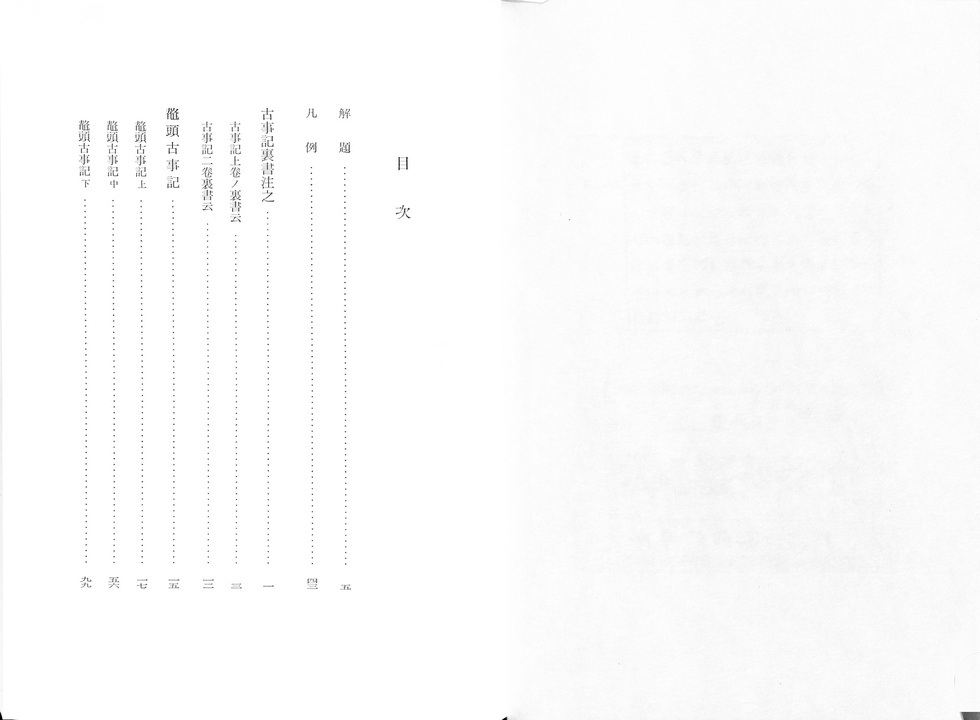
#> input picture images/jpeg/bsp1_1.jpg, 980 x 720 px, shrunk from 2000 x 1470 before the run
$ python preprocess_ocr.py ../images/jpeg/bsp1_1.jpg out.png   (older library calls are emulated)
#> lines starting #> are read from the running program, lines starting #| are printed output that depends on the picture; after the words box and inside, x2 and y2 are one past the last pixel; in counts of white or black regions, pixels touching at a corner belong together
import cv2
import matplotlib.pyplot as plt
import numpy as np
import argparse


# Gaussian Filer (x & y sind Kernel-Size)
def gaussianFilter(img1, x, y):
    size = (x, y)
    gaublur = cv2.GaussianBlur(img1, size, 0)
    return gaublur

# Laplacian Filter
def lapcalian(img2):
    lap = cv2.Laplacian(img2, cv2.CV_8UC1)
    return lap

# MedianFilter (a = kernel size, muss eine ungerade Zahl sein)
def medianFilter(img3, a):
    medBlur = cv2.medianBlur(img3, a)
    return medBlur

# Morphology (hier Closing-Verfahren = zuerst Dilation dann danach Erosion; b & c sind für die Kernel-Size)
def morph(img4, b, c):
    kernel = np.ones((b, c), np.uint8)
    dilation = cv2.dilate(img4, kernel, iterations = 1)
    erosion = cv2.erode(dilation, kernel, iterations = 1)
    return erosion

# Binarisierung hier nur Otsu
def binarize(img5):
    ret, th = cv2.threshold(img5, 0, 255, cv2.THRESH_BINARY+cv2.THRESH_OTSU)
    return ret, th

# Textbox erstellen
def getTextbox(img6, original_img):
    contours, hierarchy = cv2.findContours(img6, cv2.RETR_EXTERNAL, cv2.CHAIN_APPROX_SIMPLE)
    min_area = original_img.shape[0] * original_img.shape[1] * 1e-4
    tmp = original_img.copy()
    conts = []
    line_conts = []
    if len(contours) > 0:
        for i, contour in enumerate(contours):
            rect = cv2.boundingRect(contour)
            if rect[2] < 10 or rect[3] < 10:
                continue
            area = cv2.contourArea(contour)
            if area < min_area:
                continue
            cv2.rectangle(tmp, (rect[0], rect[1]), (rect[0]+rect[2], rect[1]+rect[3]), (0, 255, 0), 2)
            box = np.array([[rect[0], rect[1]], [rect[0]+rect[2], rect[1]], [rect[0]+rect[2], rect[1]+rect[3]], [rect[0], rect[1]+rect[3]]])
            conts.append(box)
            line_box = [rect[0], rect[1], rect[2], rect[3]]
            line_conts.append(line_box)
        return tmp, conts, line_conts

parser = argparse.ArgumentParser(description='Pre-process for OCR')
parser.add_argument('input', help='Name of original image')
parser.add_argument('output', help='Name of output image')
args = parser.parse_args()


img = cv2.imread(args.input)
#> img is the input picture: shape (720, 980, 3); min 0, max 255, mean 251.7
h, s, grau_img = cv2.split(cv2.cvtColor(img, cv2.COLOR_BGR2HSV))
#> h: shape (720, 980); every value is 0

schritt1 = gaussianFilter(grau_img, 5, 5)
schritt2 = lapcalian(schritt1)
ret, schritt3 = binarize(schritt2)
#> in binarize, `ret, th = cv2.threshold(img5, 0, 255, cv2.THRESH_BINARY+cv2.THRESH_OTSU)`:
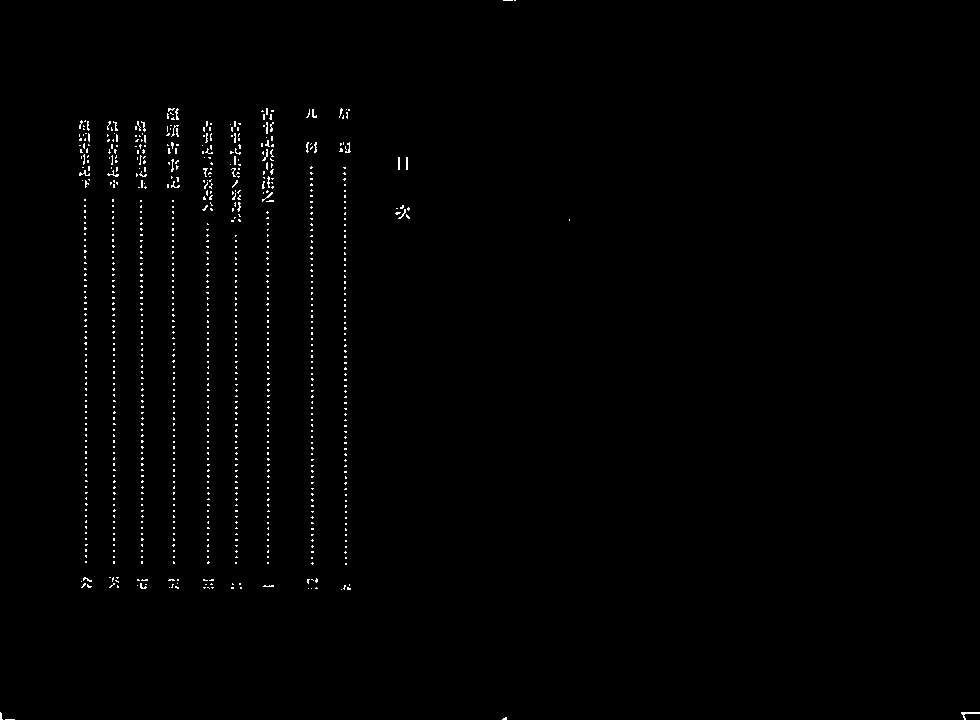
#> th: shape (720, 980); 0.72% white in thin lines or dots
#> in binarize, `ret, th = cv2.threshold(img5, 0, 255, cv2.THRESH_BINARY+cv2.THRESH_OTSU)`: ret = 12
#> ret = 12

# Morph-closing
kernel = np.ones((120, 5), np.uint8)
closing = cv2.morphologyEx(schritt3, cv2.MORPH_CLOSE, kernel)
#> closing: shape (720, 980); 2.5% white; 17 white regions (5 under 20 px), largest, box (x1, y1, x2, y2) and area: (261, 109, 274, 588) 2246, (202, 122, 214, 590) 2023, (230, 122, 241, 565) 1919

schritt4 = morph(closing, 50, 3)
#> in morph, `dilation = cv2.dilate(img4, kernel, iterations = 1)`:
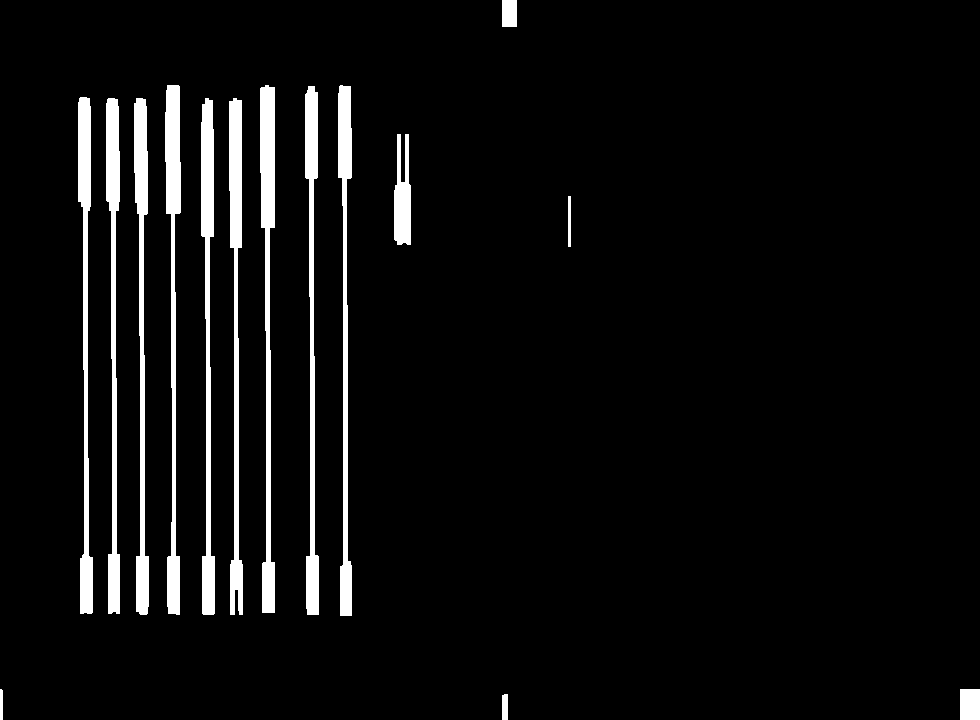
#> dilation: shape (720, 980); 5.5% white; 15 white regions, largest, box (x1, y1, x2, y2) and area: (260, 85, 275, 613) 4380, (165, 85, 181, 615) 4149, (201, 98, 215, 615) 4037
#> in morph, `erosion = cv2.erode(dilation, kernel, iterations = 1)`:
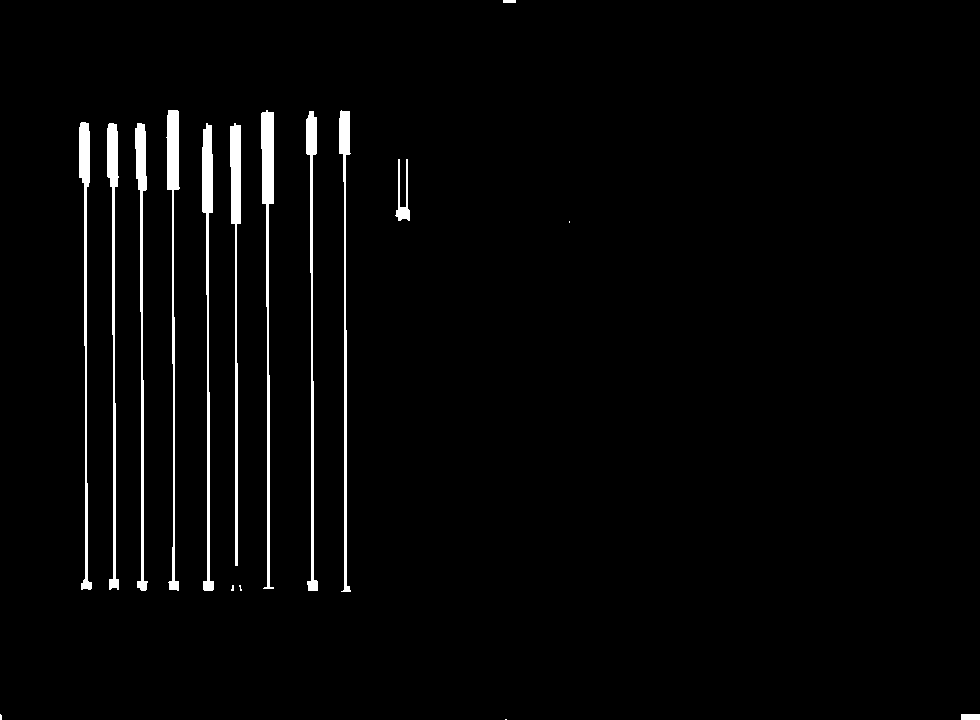
#> erosion: shape (720, 980); 2.5% white; 17 white regions (5 under 20 px), largest, box (x1, y1, x2, y2) and area: (261, 110, 274, 589) 2246, (202, 123, 214, 591) 2023, (230, 123, 241, 566) 1919
schritt5 = lapcalian(schritt4)
#> in lapcalian (call 2), `lap = cv2.Laplacian(img2, cv2.CV_8UC1)`:
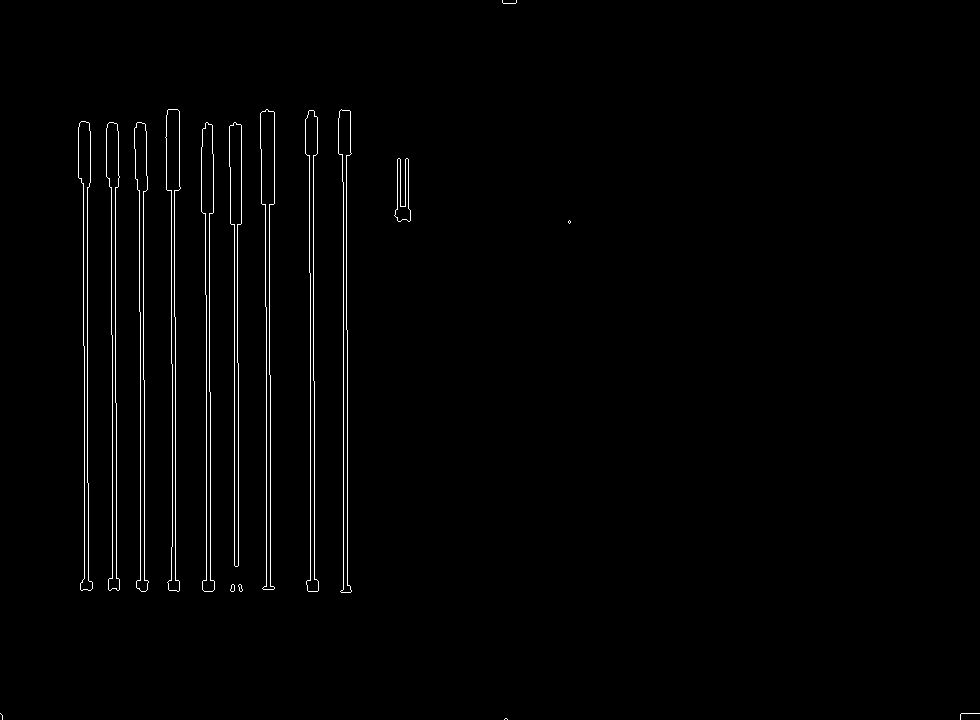
#> lap: shape (720, 980); 1.3% white in thin lines or dots
res, conts, line_conts = getTextbox(schritt5, img)
#> in getTextbox, `contours, hierarchy = cv2.findContours(img6, cv2.RETR_EXTERNAL, cv2.CH..`: contours = 17 contours, 6 with area under 20; largest, box (x1, y1, x2, y2) and area: (260, 109, 275, 590) 2744, (201, 122, 215, 592) 2506, (165, 109, 181, 592) 2411, (229, 122, 242, 567) 2372, (106, 122, 120, 591) 2350
#> the loop in getTextbox, `for i, contour in enumerate(contours):` made 17 passes
#> (area, box, line_box) on passes 7 to 11: (480, [[394, 158], [411, 158], [411, 222], [394, 222]], [394, 158, 17, 64]), (2372, [[229, 122], [242, 122], [242, 567], [229, 567]], [229, 122, 13, 445]), (2506.5, [[201, 122], [215, 122], [215, 592], [201, 592]], [201, 122, 14, 470]), (2349, [[134, 122], [149, 122], [149, 592], [134, 592]], [134, 122, 15, 470]), (2350.5, [[106, 122], [120, 122], [120, 591], [106, 591]], [106, 122, 14, 469])
#> after the loop in getTextbox, `for i, contour in enumerate(contours):`:
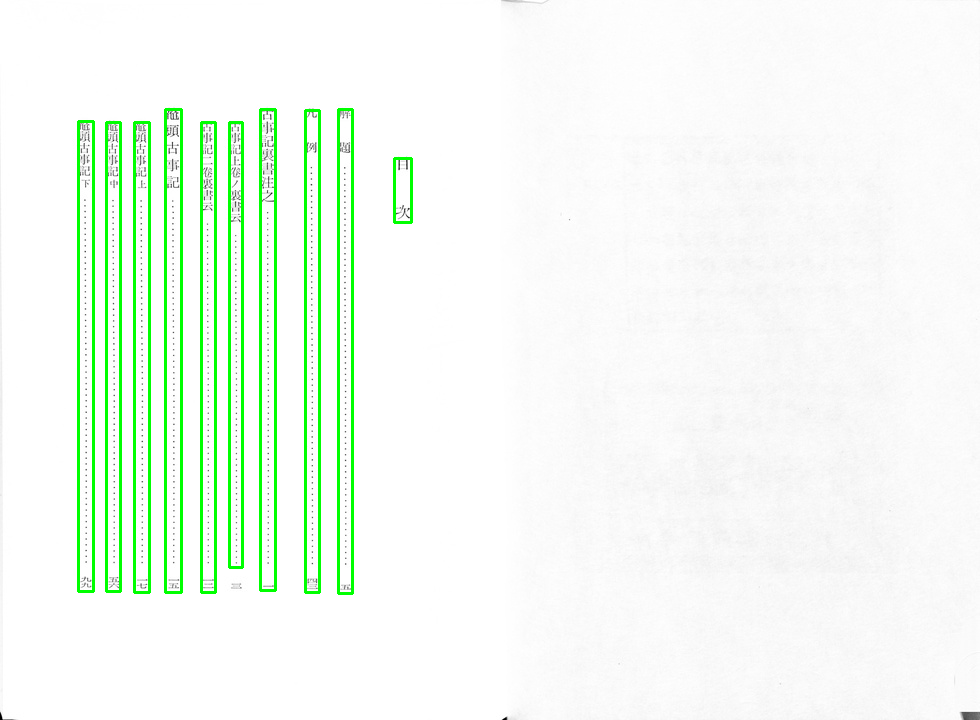
#> tmp: shape (720, 980, 3); 3.79% of pixels changed, all inside (x1, y1, x2, y2) = (77, 108, 413, 595)
#> after the loop in getTextbox, `for i, contour in enumerate(contours):`: conts = 10 items; line_conts = [[394, 158, 17, 64], [229, 122, 13, 445], [201, 122, 14, 470], [134, 122, 15, 470], [106, 122, 14, 469], [78, 121, 15, 470], [305, 110, 14, 482], [338, 109, 14, 484], [260, 109, 15, 481], [165, 109, 16, 483]]
#> conts = 10 items
# print(conts)

# output result image with boxes
cv2.imwrite(args.output, res)

# [8 lines of commented-out code are left out]
line_num = 0
for c in line_conts:
    line = grau_img[c[1]:c[1]+c[3], c[0]:c[0]+c[2]]
    n, bi_line = binarize(line)
    cv2.imwrite('line_{}.tif'.format(line_num), bi_line)
    line_num += 1
#> this loop made 10 passes
#> (c, ret in binarize, n) on passes 1 to 8: ([394, 158, 17, 64], 188, 188), ([229, 122, 13, 445], 205, 205), ([201, 122, 14, 470], 206, 206), ([134, 122, 15, 470], 204, 204), ([106, 122, 14, 469], 206, 206), ([78, 121, 15, 470], 205, 205), ([305, 110, 14, 482], 203, 203), ([338, 109, 14, 484], 205, 205)
#> after the loop, line_num = 10

$ run again, on images/jpeg/bsp2_1.jpg
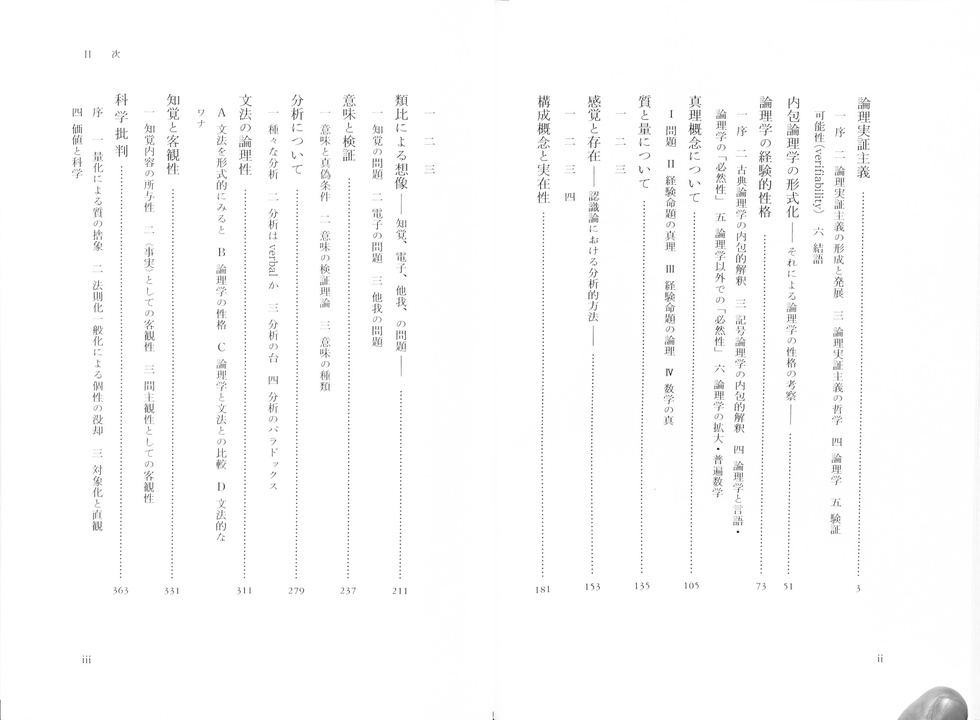
#> input picture images/jpeg/bsp2_1.jpg, 980 x 720 px, shrunk from 2000 x 1470 before the run
#> img is the input picture: shape (720, 980, 3); min 25, max 255, mean 251.4
#> h: shape (720, 980); every value is 0
#> in binarize, `ret, th = cv2.threshold(img5, 0, 255, cv2.THRESH_BINARY+cv2.THRESH_OTSU)`:
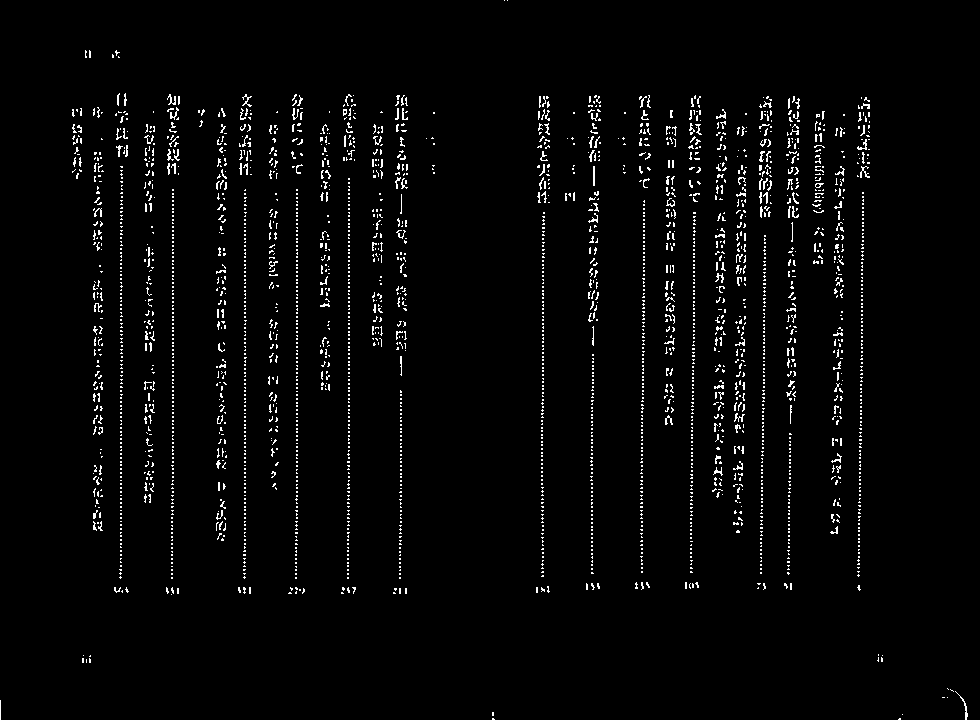
#> th: shape (720, 980); 2.7% white in thin lines or dots
#> in binarize, `ret, th = cv2.threshold(img5, 0, 255, cv2.THRESH_BINARY+cv2.THRESH_OTSU)`: ret = 11
#> closing: shape (720, 980); 10.4% white; 37 white regions (4 under 20 px), largest, box (x1, y1, x2, y2) and area: (216, 109, 227, 542) 4295, (93, 108, 104, 532) 4217, (733, 114, 747, 534) 4058
#> dilation: shape (720, 980); 17.6% white; 37 white regions, largest, box (x1, y1, x2, y2) and area: (783, 73, 801, 616) 5992, (392, 72, 409, 620) 5927, (215, 85, 228, 567) 5847
#> erosion: shape (720, 980); 10.4% white; 37 white regions (4 under 20 px), largest, box (x1, y1, x2, y2) and area: (216, 110, 227, 543) 4295, (93, 109, 104, 533) 4217, (733, 115, 747, 535) 4058
#> lap: shape (720, 980); 3.2% white in thin lines or dots
#> contours = 37 contours, 9 with area under 20; largest, box (x1, y1, x2, y2) and area: (215, 109, 228, 544) 4732, (92, 108, 105, 534) 4648, (732, 114, 748, 536) 4486, (783, 97, 801, 593) 4430, (711, 110, 728, 501) 4424
#> the loop in getTextbox, `for i, contour in enumerate(contours):` made 37 passes
#> (area, box, line_box) on passes 7 to 11: (4378.5, [[829, 115], [846, 115], [846, 537], [829, 537]], [829, 115, 17, 422]), (4485.5, [[732, 114], [748, 114], [748, 536], [732, 536]], [732, 114, 16, 422]), (231, [[617, 113], [627, 113], [627, 177], [617, 177]], [617, 113, 10, 64]), (650, [[564, 113], [576, 113], [576, 204], [564, 204]], [564, 113, 12, 91]), (231.5, [[425, 113], [436, 113], [436, 177], [425, 177]], [425, 113, 11, 64])
#> after the loop in getTextbox, `for i, contour in enumerate(contours):`:
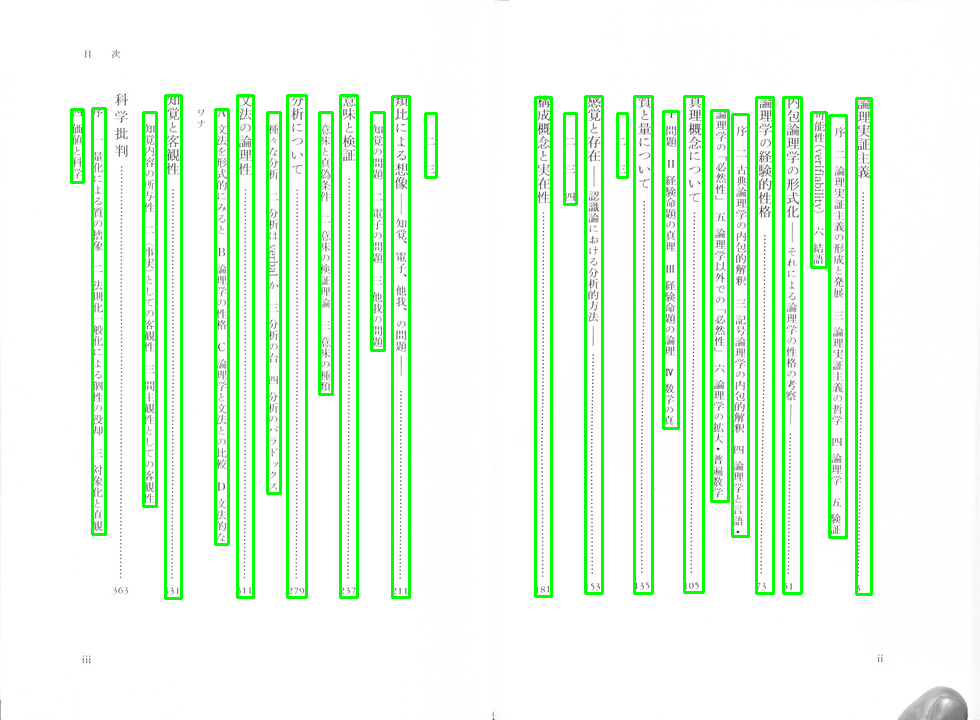
#> tmp: shape (720, 980, 3); 8.96% of pixels changed, all inside (x1, y1, x2, y2) = (70, 94, 873, 600)
#> after the loop in getTextbox, `for i, contour in enumerate(contours):`: conts = 27 items; line_conts = 27 items, first 6: [829, 115, 17, 422], [732, 114, 16, 422], [617, 113, 10, 64], [564, 113, 12, 91], [425, 113, 11, 64], [811, 112, 15, 155]
#> `res, conts, line_conts = getTextbox(schritt5, img)`: conts = 27 items
#> the loop `for c in line_conts:` made 27 passes
#> (c, ret in binarize, n) on passes 1 to 8: ([829, 115, 17, 422], 210, 210), ([732, 114, 16, 422], 206, 206), ([617, 113, 10, 64], 232, 232), ([564, 113, 12, 91], 212, 212), ([425, 113, 11, 64], 234, 234), ([811, 112, 15, 155], 207, 207), ([371, 112, 13, 238], 207, 207), ([319, 112, 13, 282], 213, 213)
#> after the loop `for c in line_conts:`: line_num = 27
